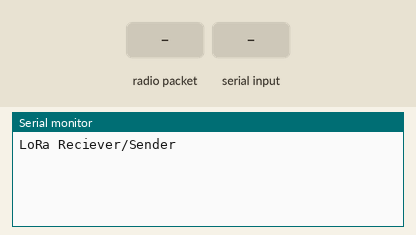
A sketch run on a simulated Arduino Uno, built with avr-gcc and run on an emulated ATmega328P. Shown: the last lines printed to the serial monitor. Inputs (shaded band) come from the test bench. No radio packets arrive unless stated.

Above: at 2.2 s.
2.3 s: radio packet "1" arrives
At 3.5 s:
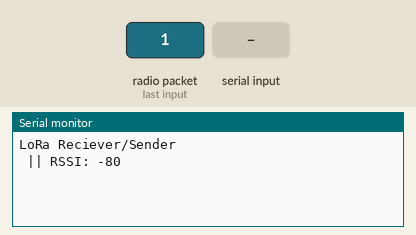
3.8 s: "1" received over Serial
At 4.8 s:
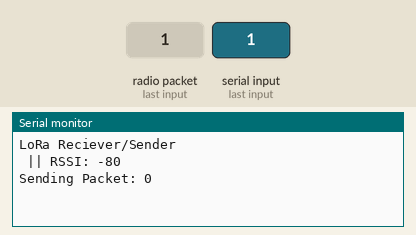

The sketch:

Reciever_and_Sender_with_input.ino
```cpp
#include <SPI.h>
#include <LoRa.h>

String message = "";
int counter = 0;

void setup() {
  Serial.begin(9600); //bautrate
  Serial.println("LoRa Reciever/Sender");
  if (!LoRa.begin(915E6)) {
    Serial.println("Starting LoRa failed!");
    while (1);
  }
  delay(1000);
}

void loop() {


  while (Serial.available()) {
    delay(2);  //delay to allow byte to arrive in input buffer
    char c = Serial.read();
    message += c;
  }

  if (message.length() > 0) {
    Serial.print("Sending Packet: "); //seen in Serial Monitor
    Serial.println(counter);
    LoRa.beginPacket();
    LoRa.print("Received Packet: "); //sent to package
    LoRa.print(counter);
    LoRa.endPacket();
    message = "";
    counter++;
  }

  onReceive(LoRa.parsePacket());
}

void onReceive(int packetSize) {
  if (packetSize == 0) return;

  int recipient = LoRa.read();
  String incoming = "";

  while (LoRa.available()) {
    incoming += (char)LoRa.read();
  }

  Serial.print(incoming);
  Serial.print(" || RSSI: ");
  Serial.println(LoRa.packetRssi());
  Serial.println();
}
```

Measured:
- after the input at 2.3 s, the serial monitor: prints a new line at once (image 1)
- after the input at 3.8 s, the serial monitor: prints a new line at once (image 2)
